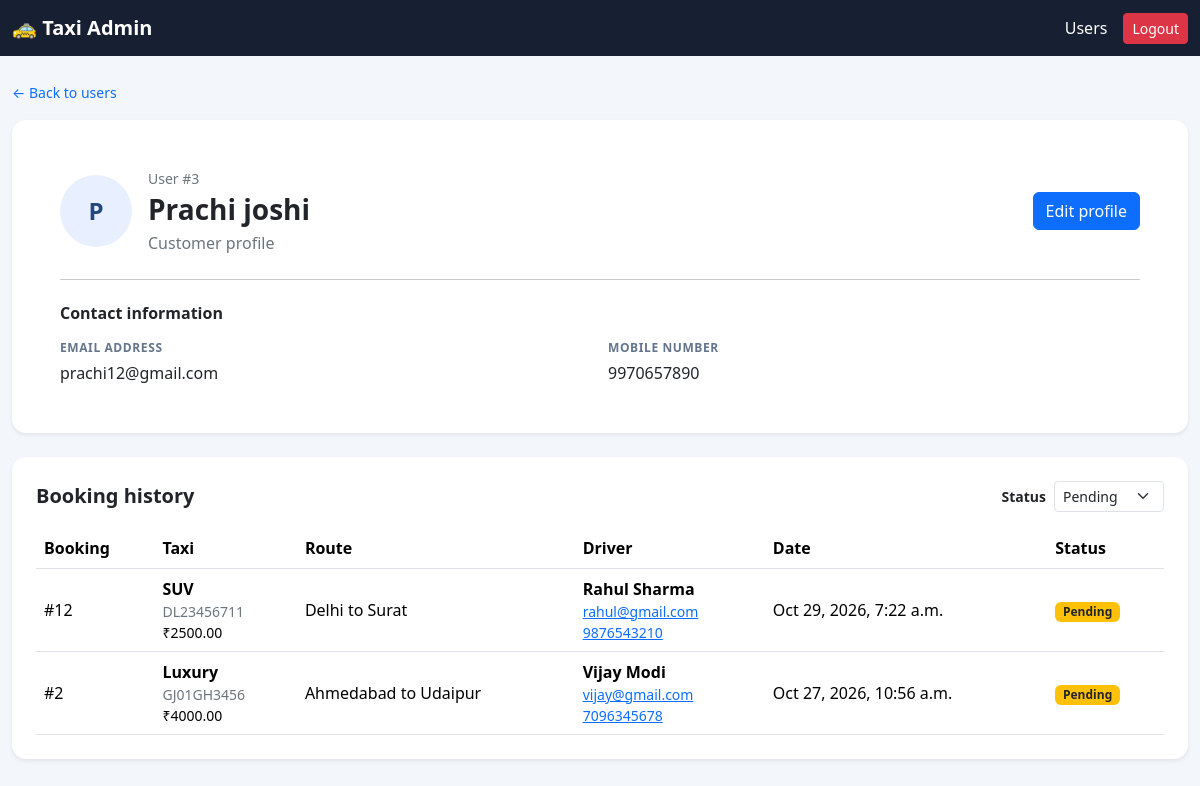
The page /users/3/ (signed in) on the database as committed earlier.
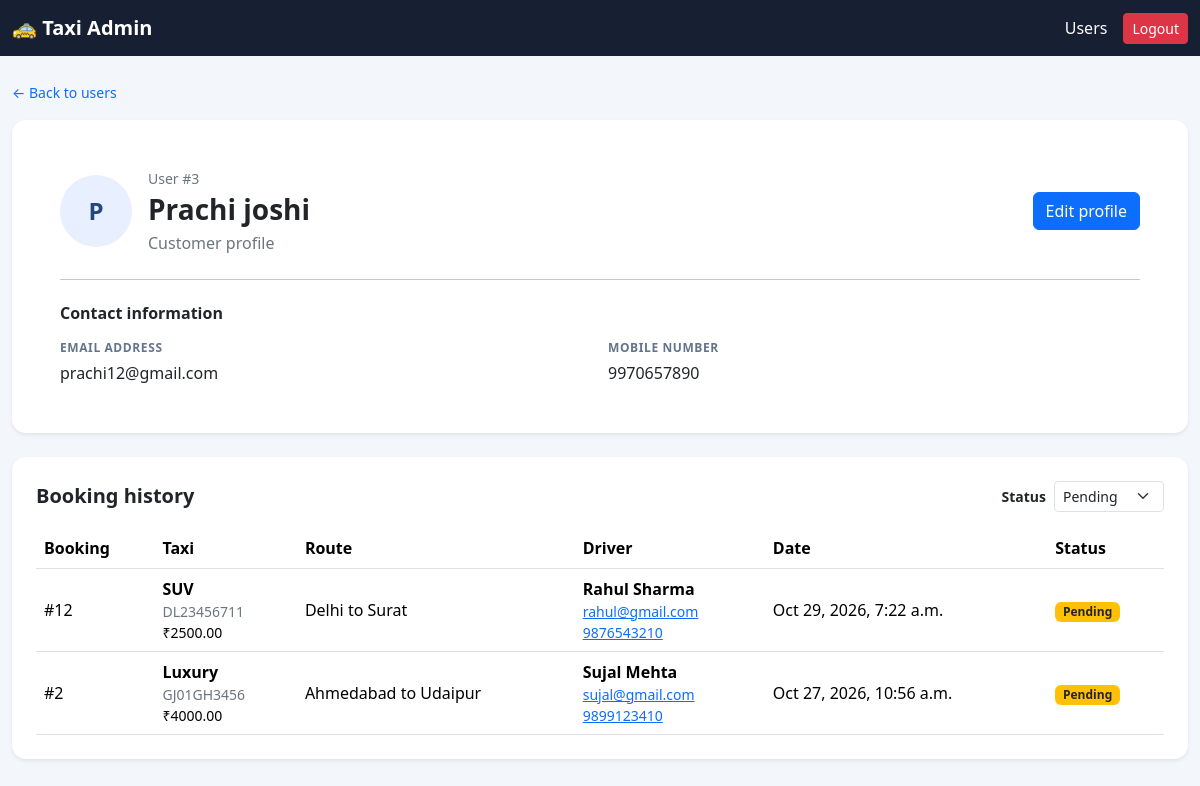
The same page on the database as committed later.
### core/models.py (models this page shows, shortened)
class Booking(models.Model):
    STATUS_CHOICES = [
        ('Pending', 'Pending'),
        ('Approved', 'Approved'),
        ('Rejected', 'Rejected'),
        ('Cancelled', 'Cancelled'),
    ]
    user = models.ForeignKey(
        'core.User',
        on_delete=models.CASCADE,
        related_name='bookings'
    )
    taxi = models.ForeignKey(
        'core.Taxi',
        on_delete=models.CASCADE,
        related_name='bookings'
    )
    date = models.DateTimeField(auto_now_add=True)
    status = models.CharField(
        max_length=20,
        choices=STATUS_CHOICES,
        default='Pending'
    )

class Taxi(models.Model):
    number = models.CharField(max_length=20, unique=True)
    type = models.CharField(max_length=50)
    source = models.CharField(max_length=100)
    destination = models.CharField(max_length=100)
    price = models.DecimalField(max_digits=10, decimal_places=2)
    availability = models.BooleanField(default=True)
    driver = models.ForeignKey(
        Driver,
        on_delete=models.CASCADE,
        related_name='taxis',
    )

class Driver(models.Model):
    name = models.CharField(max_length=100)
    email = models.EmailField(unique=True)
    license_number = models.CharField(
        max_length=50,
        unique=True
    )
    mobile = models.CharField(max_length=15)
    taxi_number = models.CharField(max_length=20, blank=True)
    password = models.CharField(max_length=128)

### core/views.py (the view)
# urls.py: path('users/<int:user_id>/', views.admin_user_detail, name='admin_user_detail'),
@user_passes_test(lambda user: user.is_authenticated and user.is_staff,
                  login_url='admin_login')
def admin_user_detail(request, user_id):
    user = get_object_or_404(User, pk=user_id)
    bookings = user.bookings.select_related(
        'taxi',
        'taxi__driver',
    ).order_by('-date')
    status_filter = request.GET.get('status', 'Pending')
    if status_filter != 'all':
        if status_filter not in dict(Booking.STATUS_CHOICES):
            status_filter = 'Pending'
        bookings = bookings.filter(status=status_filter)
    return render(
        request,
        'core/admin_user_detail.html',
        {
            'user_record': user,
            'bookings': bookings,
            'status_filter': status_filter,
            'booking_statuses': Booking.STATUS_CHOICES,
        },
    )

### core/templates/core/admin_user_detail.html (shortened to what the changed rows need)
<!DOCTYPE html>
<html lang="en">
<head>
    <link href="https://cdn.jsdelivr.net/npm/bootstrap@5.3.3/dist/css/bootstrap.min.css"
          rel="stylesheet">
</head>
<body>
<main class="container-xxl py-4">
    <section class="card profile-card shadow-sm mt-3">
        <div class="card-body p-4 p-md-5">
            <header class="d-flex flex-wrap align-items-center gap-3 mb-4">
                <div>
                    <h1 class="h3 fw-bold mb-1">{{ user_record.name }}</h1>
                </div>
            </header>
            <h2 class="h6 fw-bold mb-3">Contact information</h2>
        </div>
    </section>
    <section class="card profile-card shadow-sm mt-4">
        <div class="card-body p-4">
            <div class="d-flex flex-wrap justify-content-between align-items-center gap-2 mb-3">
                <h2 class="h5 fw-bold mb-0">Booking history</h2>
            </div>
            {% if bookings %}
                <div class="table-responsive">
                    <table class="table align-middle mb-0">
                        <thead>
                            <tr>
                                <th>Booking</th>
                                <th>Taxi</th>
                                <th>Route</th>
                                <th>Driver</th>
                                <th>Date</th>
                                <th>Status</th>
                            </tr>
                        </thead>
                        <tbody>
                            {% for booking in bookings %}
                                <tr>
                                    <td>#{{ booking.pk }}</td>
                                    <td>
                                        <div class="fw-semibold">{{ booking.taxi.type }}</div>
                                        <div class="small text-secondary">{{ booking.taxi.number }}</div>
                                        <div class="small">₹{{ booking.taxi.price }}</div>
                                    </td>
                                    <td>{{ booking.taxi.source }} to {{ booking.taxi.destination }}</td>
                                    <td>
                                        <div class="fw-semibold">{{ booking.taxi.driver.name }}</div>
                                        <a class="small d-block" href="mailto:{{ booking.taxi.driver.email }}">{{ booking.taxi.driver.email }}</a>
                                        <a class="small d-block" href="tel:{{ booking.taxi.driver.mobile }}">{{ booking.taxi.driver.mobile }}</a>
                                    </td>
                                    <td>{{ booking.date|date:"M j, Y, g:i a" }}</td>
                                    <td>
                                        {% if booking.status == 'Approved' %}
                                            <span class="badge text-bg-success">{{ booking.status }}</span>
                                        {% elif booking.status == 'Cancelled' %}
                                            <span class="badge text-bg-danger">{{ booking.status }}</span>
                                        {% else %}
                                            <span class="badge text-bg-warning text-dark">{{ booking.status }}</span>
                                        {% endif %}
                                    </td>
                                </tr>
                            {% endfor %}
                        </tbody>
                    </table>
                </div>
            {% endif %}
        </div>
    </section>
</main>
</body>
</html>

Rows that differ between the two databases and show on the page:
changed through a linked row, Booking "Luxury": taxi.driver.name "Vijay Modi" → "Sujal Mehta"; taxi.driver.email "vijay@gmail.com" → "sujal@gmail.com"; taxi.driver.mobile "7096345678" → "9899123410"
